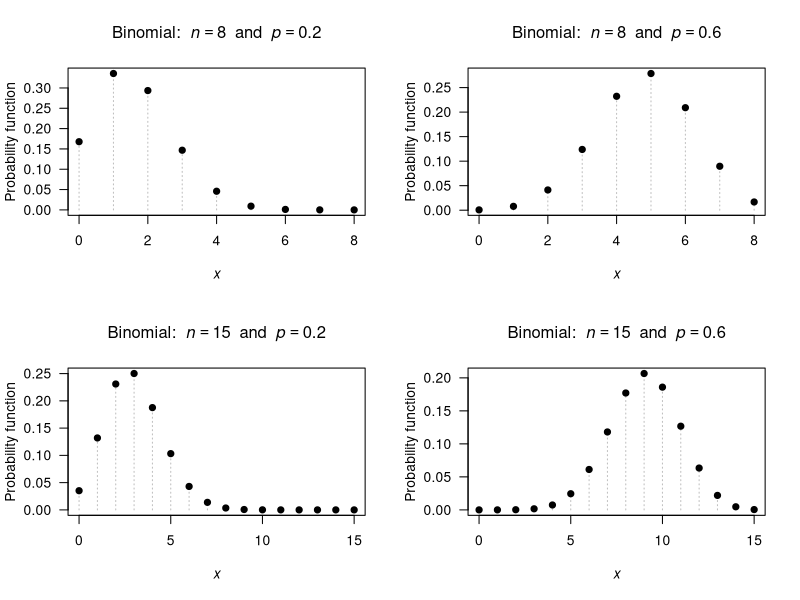
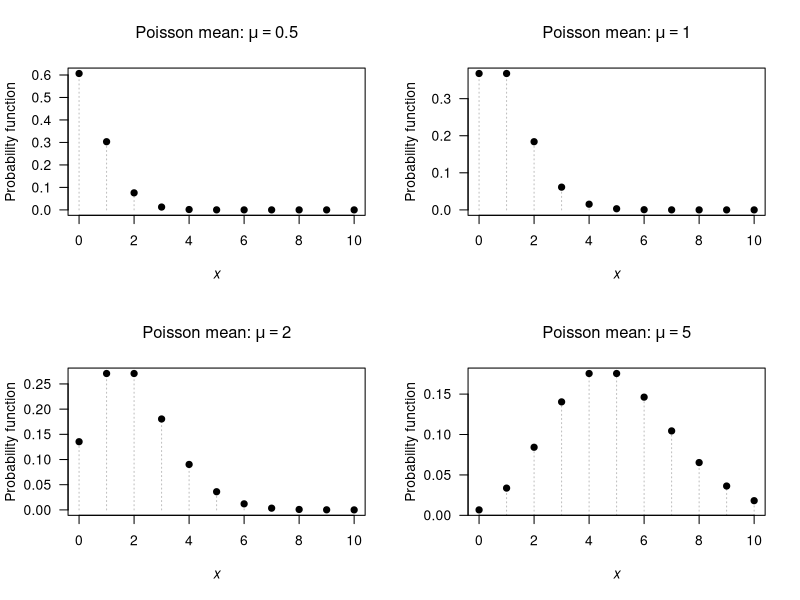
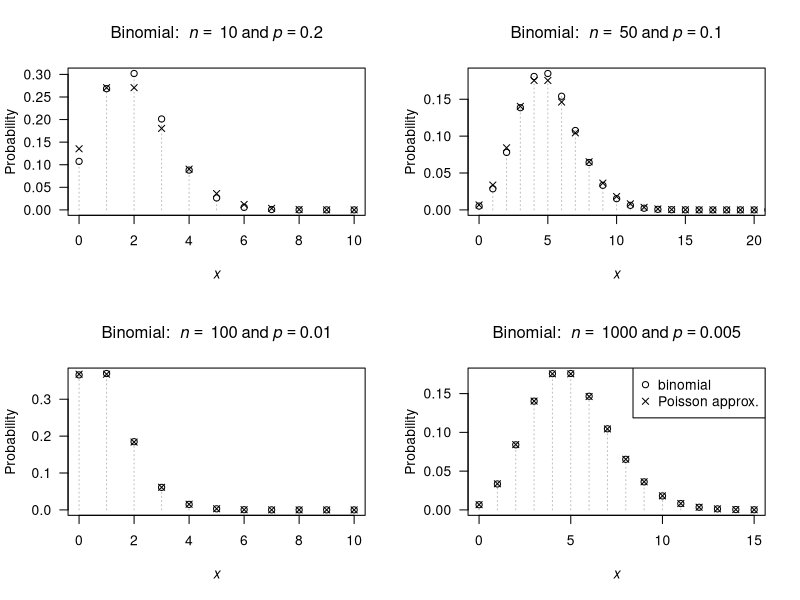
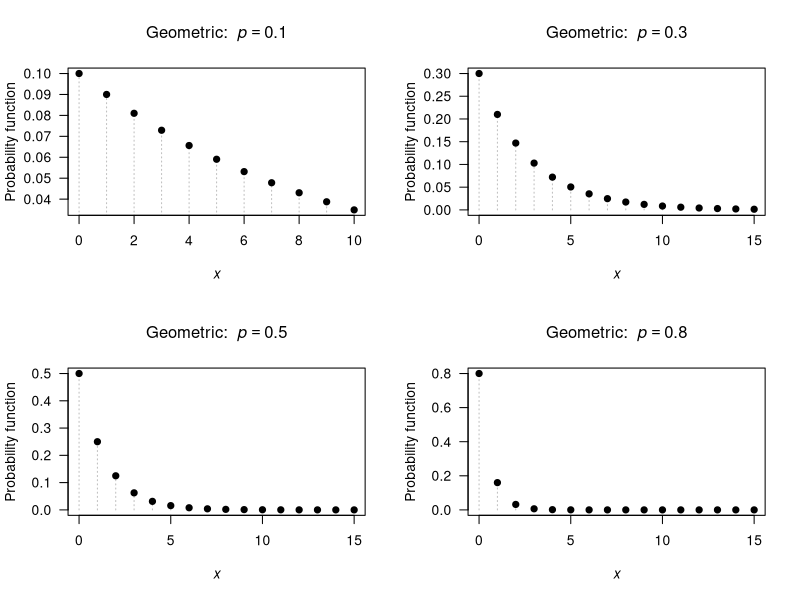
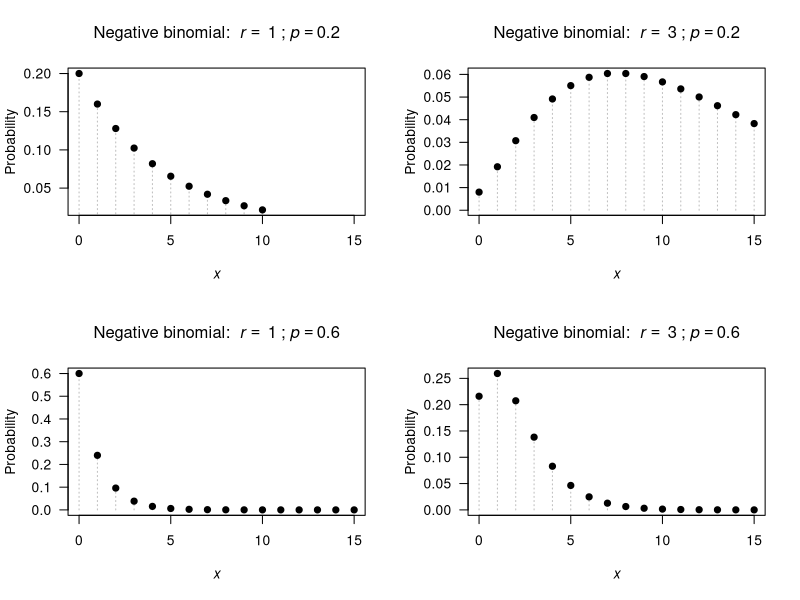
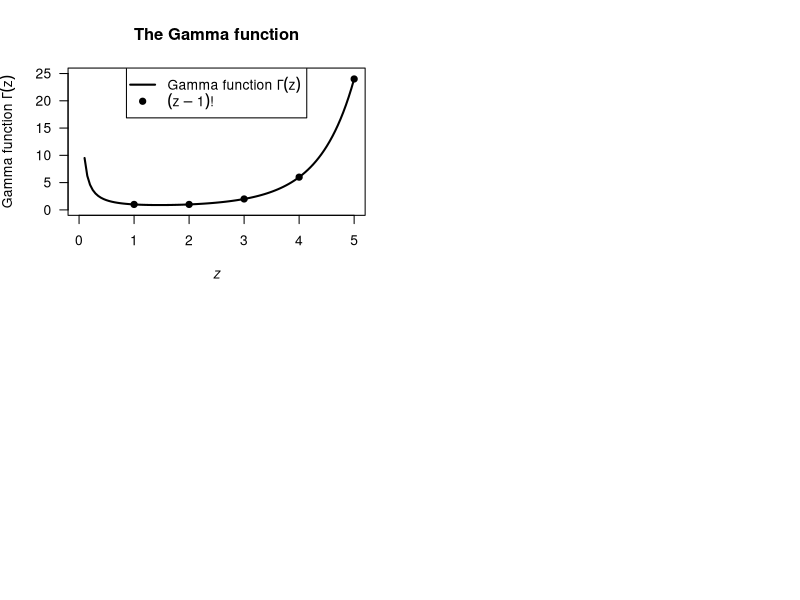

The R script that drew these images, in order:
## ---- chunk 1
par( mfrow = c(2, 2))

n <- c(8, 8, 
       15, 15)
prob <- c(0.2, 0.6, 
          0.2, 0.6)

for (i in (1:4)) {
  ni <- n[i]
  probi <- prob[i]
  x <-  0:ni
  y <- dbinom(x, 
              size = ni,
              prob = probi)
  
   plot( x = x,
         y = y,
         xlab = expression(italic(x)),
         ylab = "Probability function",
         main = bquote("Binomial: " ~ italic(n) == .(ni) ~ " and " ~ italic(p) == .(probi)),
         las = 1,
         lty = 3,
         col = "grey",
         type = "h")
  points(x = x,
         y = y,
         pch = 19)
  
}
## ---- chunk 2
par( mfrow = c(2, 2))

xmax <- 10
mu <- c(0.5, 1, 2, 5)

for (i in (1:4)) {
  muvalue <- mu[i]
  x <-  0:xmax
  y <- dpois(x, 
             lambda = muvalue )
  
   plot( x = x,
         y = y,
         xlim = c(0, xmax),
         xlab = expression(italic(x)),
         ylab = "Probability function",
         main = bquote("Poisson mean:" ~ mu == .(muvalue)),
         las = 1,
         lty = 3,
         col = "grey",
         type = "h")
  points(x = x,
         y = y,
         pch = 19)
  
}
## ---- chunk 3
BombTable <- array( dim = c(8, 4))
colnames(BombTable) <- c("Hits",
                         "Number bombs",
                         "Proportion bombs",
                         "Poisson proportion")
BombTable[, 1] <- 0:7
BombTable[, 2] <- c(229,
                    211,
                    93,
                    35,
                    7,
                    0,
                    0,
                    1)
BombTable[, 3] <- round(BombTable[, 2] / sum(BombTable[, 2]), 4)
lambda <- sum( BombTable[, 1] * BombTable[, 3])

BombTable[, 4] <- dpois(0:7,
                        lambda = lambda )
BombTable[, 4] <- round( BombTable[, 4], 4)
BombTable[ 8, 4] <- 1 - sum( BombTable[1:7, 4])

BombTable.caption <- "The number of flying bomb hits on London during World War II in a 36 square kilometre area of South London. The proportion of the 576 grid squares receiving 0, 1, ...hits was also computed. The observed and empirical probabilities are shown. The Poisson distribution fits the data  well."

if( knitr::is_latex_output() ) {
  knitr::kable( BombTable,
                format = "latex",
                booktabs = TRUE,
                longtable = FALSE,
                col.names = c("Hits",
                              "Number bombs", 
                              "Proportion bombs", 
                              "Poisson proportion"),
                caption = BombTable.caption) %>%
    kable_styling(font_size = 10) %>%
    row_spec(0, bold = TRUE)
}
if( knitr::is_html_output() ) {
  knitr::kable( BombTable,
                format = "html",
                booktabs = TRUE,
                longtable = FALSE,
                col.names = c("Hits",
                              "Number bombs", 
                              "Proportion bombs", 
                              "Poisson proportion"),
                caption = BombTable.caption) %>%
    kable_styling(font_size = 10) %>%
    row_spec(0, bold = TRUE)
}

## ---- chunk 4
par( mfrow = c(2, 2))

n <- c(10, 50, 
       100, 1000)
p <- c(0.2, 0.1, 
       0.010, 0.005)
xmax <- c(10, 20, 
          10, 15)

for (i in (1:4)) {
   pValue <- p[i]
   nValue <- n[i]
   
  x <-  0:n[i]
  y <- dbinom(x, 
              size = n[i],
              prob = p[i])
  
   plot( x = x,
         y = y,
         xlim = c(0, xmax[i]),
         xlab = expression(italic(x)),
         ylab = "Probability",
         main = bquote("Binomial: " ~ italic(n) == ~ .(nValue) ~ "and" ~ italic(p) == .(pValue) ),
         las = 1,
         lty = 3,
         col = "grey",
         type = "h")
  points(x = x,
         y = y,
         pch = 1)

  muPoisson <- nValue * pValue
  xValues <- 0:xmax[i]
  points( x = xValues,
          y = dpois(xValues,
                    lambda = muPoisson),
          pch = 4)
  
  if (i == 4 ){
    legend("topright", 
           pch = c(1, 4),
           legend = c("binomial",
                      "Poisson approx."))
  }
  
}

## ---- chunk 5
par( mfrow = c(2, 2))

xmax <- c(10, 15, 15, 15)
p <- c(0.1, 0.3, 
       0.5, 0.8)

for (i in (1:4)) {
  pValue <- p[i]
  x <-  0:n[i]
  y <- dgeom(x,
             prob = pValue)
  
   plot( x = x,
         y = y,
         xlim = c(0, xmax[i]),
         xlab = expression(italic(x)),
         ylab = "Probability function",
         main = bquote("Geometric: " ~ italic(p) == .(pValue) ),
                  las = 1,
         col = "grey",
         lty = 3,
         type = "h")
  points(x = x,
         y = y,
         pch = 19)
  
}

## ---- chunk 6
sum( dgeom( x = 1:19, 
            prob = 0.02))
pgeom(q = 19, 
      prob = 0.02) # i.e., up to 18 failures at p=0.02
## ---- chunk 7
par( mfrow = c(2, 2))
xmax <- 15

r <- c(1, 3, 
       1, 3)
p <- c(0.2, 0.2, 
       0.6, 0.6)

for (i in (1:4)) {
  rValue <- r[i]
  pValue <- p[i]
  
  x <-  0:n[i]
  y <- dnbinom(x, 
              size = r[i],
              prob = p[i])
  
   plot( x = x,
         y = y,
         xlim = c(0, xmax),
         xlab = expression(italic(x)),
         ylab = "Probability",
         main = bquote("Negative binomial: " ~ italic(r) == ~ .(rValue) ~ ";" ~ italic(p) == .(pValue) ),
         las = 1,
         lty = 3,
         col = "grey",
         type = "h")
  points(x = x,
         y = y,
         pch = 19)
  
}

## ---- chunk 8
x.values <- seq(1, 100, 
                by = 1)
1 - sum(dnbinom( x.values, 
                 size = 10, 
                 prob = 0.15))
# Alternatively:
1 - pnbinom(100, 10, 0.15)

## ---- chunk 9

xPoints <- 1:5
xCont <- seq(0.1, 5, 
             length = 100)

plot( x = c(0, 5),
      y = c(0, 25),
      type = "n",
      las = 1,
      xlab = expression(italic(z)),
      ylab = bquote("Gamma function" ~ Gamma(z)),
      main = "The Gamma function")
lines( x = xCont,
       y = gamma(xCont),
       lwd = 2)
points(x = xPoints,
       y = gamma(xPoints),
       pch = 19)
legend("top",
       pch = c(NA, 19),
       lty = c(1, NA),
       lwd = c(2, NA),
       legend = c(bquote("Gamma function" ~ Gamma(z)),
                  expression(paste( group("(", list(z - 1),")"), "!" ) ) ) )
## ---- chunk 10
pnbinom(360, 
        size = 5, 
        prob = 0.02)
## ---- chunk 11
MitesTab <- array( dim = c(9, 5))

MitesTab[1, ] <- c(0 ,  70 ,  0.467 ,  0.318 ,  0.449)
MitesTab[2, ] <- c(1 ,  38 ,  0.253 ,  0.364 ,  0.261)
MitesTab[3, ] <- c(2 ,  17 ,  0.113 ,  0.209 ,  "0.140")
MitesTab[4, ] <- c(3 ,  10 ,  0.067 ,  "0.080" ,  0.073)
MitesTab[5, ] <- c(4 ,  9 ,  "0.060" ,  0.023 ,  0.038)
MitesTab[6, ] <- c(5 ,  3 ,  "0.020" ,  0.005 ,  0.019)
MitesTab[7, ] <- c(6 ,  2 ,  0.013 ,  0.001 ,  "0.010")
MitesTab[8, ] <- c(7 ,  1 ,  0.007 ,  "0.000" ,  0.005)
MitesTab[9, ] <- c("8+" ,  0 ,  "0.000" ,  "0.000" ,  "0.000")

MitesTab.caption <- "Counts of mites on leaves selected at random from six similar apple trees"

if( knitr::is_latex_output() ) {
   knitr::kable(MitesTab,
                format = "latex",
                booktabs = TRUE,
                longtable = FALSE,
                align = "r",
                col.names = c("No. leaves", 
                              "No. mites",
                              "Emp. prob",
                              "Poisson prob",
                              "Neg. bin. prob"),
                caption = MitesTab.caption) %>%
  kable_styling(font_size = 10) %>%
  row_spec(0, bold = TRUE) 
}
if( knitr::is_html_output() ) {
   knitr::kable(MitesTab,
                format = "html",
                booktabs = TRUE,
                longtable = FALSE,
                align = "r",
                col.names = c("No. leaves", 
                              "No. mites",
                              "Emp. prob",
                              "Poisson prob",
                              "Neg. bin. prob"),
                caption = MitesTab.caption) %>%
  kable_styling(font_size = 10) %>%
  row_spec(0, bold = TRUE) 
}
